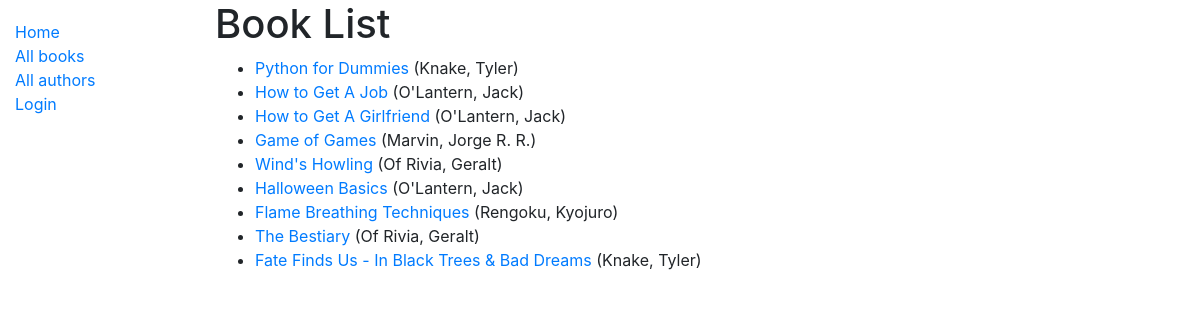
/catalog/books/, run on the app's committed database.
### catalog/models.py (models this page shows, shortened)
class Book(models.Model):
    title = models.CharField(max_length=200)
    author = models.ForeignKey('Author', on_delete=models.SET_NULL, null=True)
    summary = models.TextField(max_length=1000, help_text='Enter a brief description of the book')
    isbn = models.CharField('ISBN', max_length=13, unique=True,
                             help_text='13 Character <a href="https://www.isbn-international.org/content/what-isbn">ISBN number</a>')
    genre = models.ManyToManyField(Genre, help_text='Select a genre for this book')
    def get_absolute_url(self):
        return reverse('book-detail', args=[str(self.id)])
    def display_genre(self):
        """Create a string for the Genre. This is required to display genre in Admin."""
        return ', '.join(genre.name for genre in self.genre.all()[:3])
    display_genre.short_description = 'Genre'

class Author(models.Model):
    first_name = models.CharField(max_length=100)
    last_name = models.CharField(max_length=100)
    date_of_birth = models.DateField(null=True, blank=True)
    date_of_death = models.DateField('Died', null=True, blank=True)
    class Meta:
        ordering = ['last_name', 'first_name']
    def __str__(self):
        return f'{self.last_name}, {self.first_name}'

### catalog/views.py (the view)
# urls.py: path('books/', views.BookListView.as_view(), name='books'),
class BookListView(generic.ListView):
    model = Book
    paginate_by = 10

### catalog/templates/catalog/book_list.html
{% extends "base_generic.html" %}
{% block content %}
  <h1>Book List</h1>
  {% if book_list %}
  <ul>
    {% for book in book_list %}
      <li>
        <a href="{{ book.get_absolute_url }}">{{ book.title }}</a> ({{book.author}})
      </li>
    {% endfor %}
  </ul>
  {% else %}
    <p>There are no books in the library.</p>
  {% endif %}
{% endblock %}

### catalog/templates/base_generic.html (shortened to what this page needs)
<!DOCTYPE html>
<html lang="en">
<head>
  <link rel="stylesheet" href="https://cdn.jsdelivr.net/npm/bootstrap@4.5.3/dist/css/bootstrap.min.css">
  {% load static %}
  <link rel="stylesheet" href="{% static 'css/styles.css' %}">
</head>
<body>
  <div class="container-fluid">
    <div class="row">
      <div class="col-sm-2">
      {% block sidebar %}
        <ul class="sidebar-nav">
            <li><a href="{% url 'index' %}">Home</a></li>
            <li><a href="{% url 'books' %}">All books</a></li>
            <li><a href="{% url 'authors' %}">All authors</a></li>
            {% if user.is_authenticated %}
                <li>User: {{ user.get_username }}</li>
                <li><a href="{% url 'my-borrowed' %}">My Borrowed</a></li>
                <li><a href="{% url 'logout'%}?next={{request.path}}">Logout</a></li>
            {% else %}
                <li><a href="{% url 'login'%}?next={{request.path}}">Login</a></li>
            {% endif %}
        </ul>
     {% endblock %}
      </div>
      <div class="col-sm-10 ">{% block content %}{% endblock %}
      </div>
    </div>
  </div>
</body>
</html>

### catalog/templates/catalog/styles.css (style rules this page uses)
.sidebar-nav { margin-top: 20px; padding: 0; list-style: none; }

### data on the page
Book: title "Python for Dummies", author "Knake, Tyler"
Book: title "How to Get A Job", author "O'Lantern, Jack"
Book: title "How to Get A Girlfriend", author "O'Lantern, Jack"
Book: title "Game of Games", author "Marvin, Jorge R. R."
Book: title "Wind's Howling", author "Of Rivia, Geralt"
Book: title "Halloween Basics", author "O'Lantern, Jack"
Book: title "Flame Breathing Techniques", author "Rengoku, Kyojuro"
Book: title "The Bestiary", author "Of Rivia, Geralt"
Book: title "Fate Finds Us - In Black Trees & Bad Dreams", author "Knake, Tyler"
